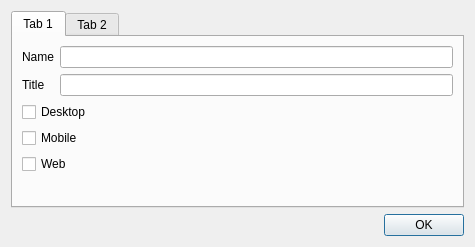
<?xml version="1.0" encoding="UTF-8"?>
<ui version="4.0">
 <class>Dialog</class>
 <widget class="QDialog" name="Dialog">
  <property name="geometry">
   <rect>
    <x>0</x>
    <y>0</y>
    <width>475</width>
    <height>247</height>
   </rect>
  </property>
  <property name="windowTitle">
   <string>Dialog</string>
  </property>
  <layout class="QVBoxLayout" name="verticalLayout">
   <item>
    <widget class="QTabWidget" name="tabWidget">
     <property name="currentIndex">
      <number>0</number>
     </property>
     <widget class="QWidget" name="tab">
      <attribute name="title">
       <string>Tab 1</string>
      </attribute>
      <layout class="QVBoxLayout" name="verticalLayout_3">
       <item>
        <layout class="QGridLayout" name="gridLayout">
         <item row="0" column="0">
          <widget class="QLabel" name="label">
           <property name="text">
            <string>Name</string>
           </property>
          </widget>
         </item>
         <item row="0" column="1">
          <widget class="QLineEdit" name="txtName"/>
         </item>
         <item row="1" column="0">
          <widget class="QLabel" name="label_2">
           <property name="text">
            <string>Title</string>
           </property>
          </widget>
         </item>
         <item row="1" column="1">
          <widget class="QLineEdit" name="txtTitle"/>
         </item>
        </layout>
       </item>
       <item>
        <widget class="QCheckBox" name="checkBox">
         <property name="text">
          <string>Desktop</string>
         </property>
        </widget>
       </item>
       <item>
        <widget class="QCheckBox" name="checkBox_2">
         <property name="text">
          <string>Mobile</string>
         </property>
        </widget>
       </item>
       <item>
        <widget class="QCheckBox" name="checkBox_3">
         <property name="text">
          <string>Web</string>
         </property>
        </widget>
       </item>
       <item>
        <spacer name="verticalSpacer">
         <property name="orientation">
          <enum>Qt::Vertical</enum>
         </property>
         <property name="sizeHint" stdset="0">
          <size>
           <width>20</width>
           <height>40</height>
          </size>
         </property>
        </spacer>
       </item>
      </layout>
     </widget>
     <widget class="QWidget" name="tab_2">
      <attribute name="title">
       <string>Tab 2</string>
      </attribute>
      <layout class="QVBoxLayout" name="verticalLayout_2">
       <item>
        <widget class="QPlainTextEdit" name="plainTextEdit"/>
       </item>
      </layout>
     </widget>
    </widget>
   </item>
   <item>
    <widget class="QDialogButtonBox" name="buttonBox">
     <property name="standardButtons">
      <set>QDialogButtonBox::Ok</set>
     </property>
    </widget>
   </item>
  </layout>
 </widget>
 <resources/>
 <connections/>
</ui>
